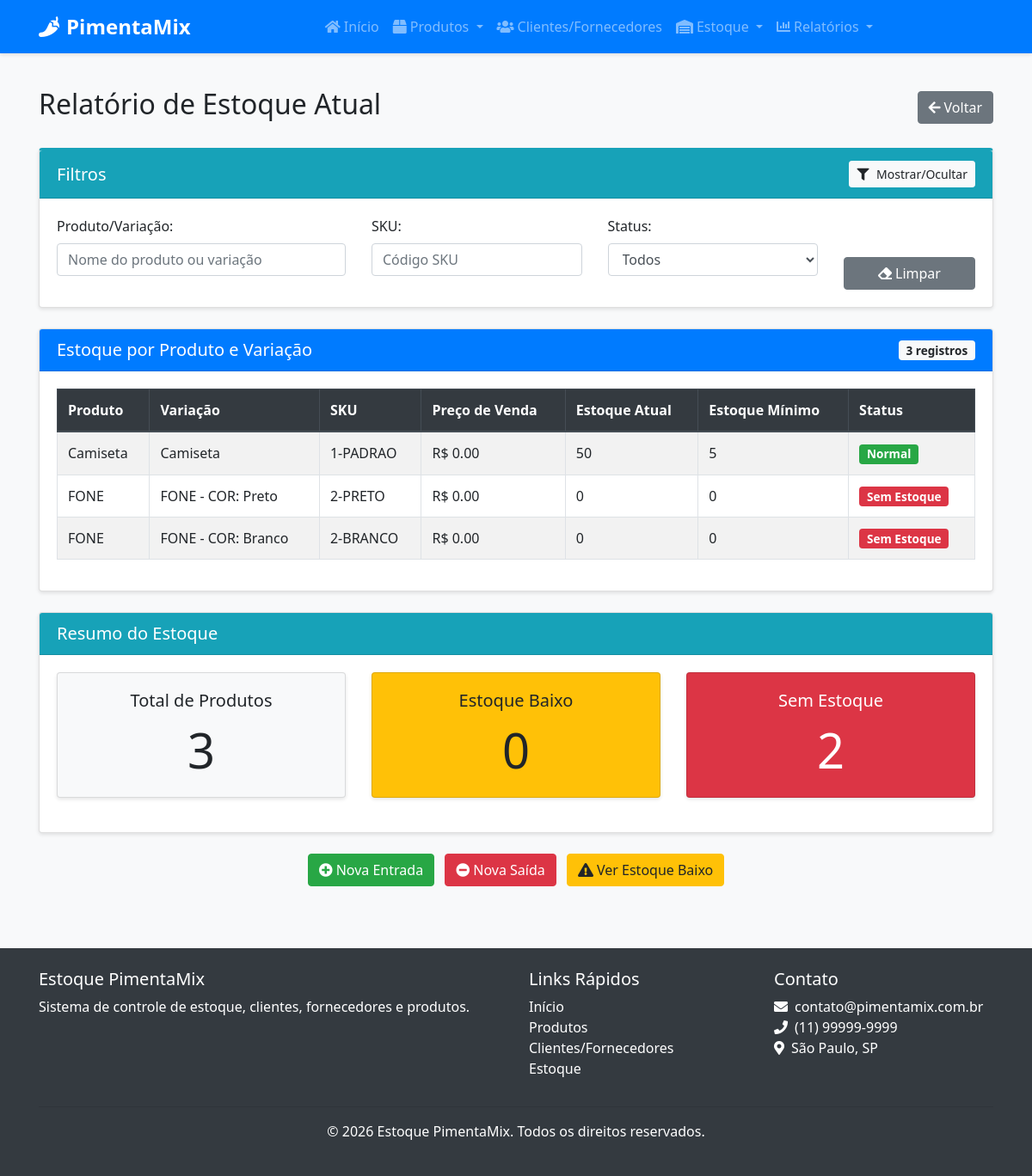
The page /relatorios/estoque-atual on the database as committed earlier.
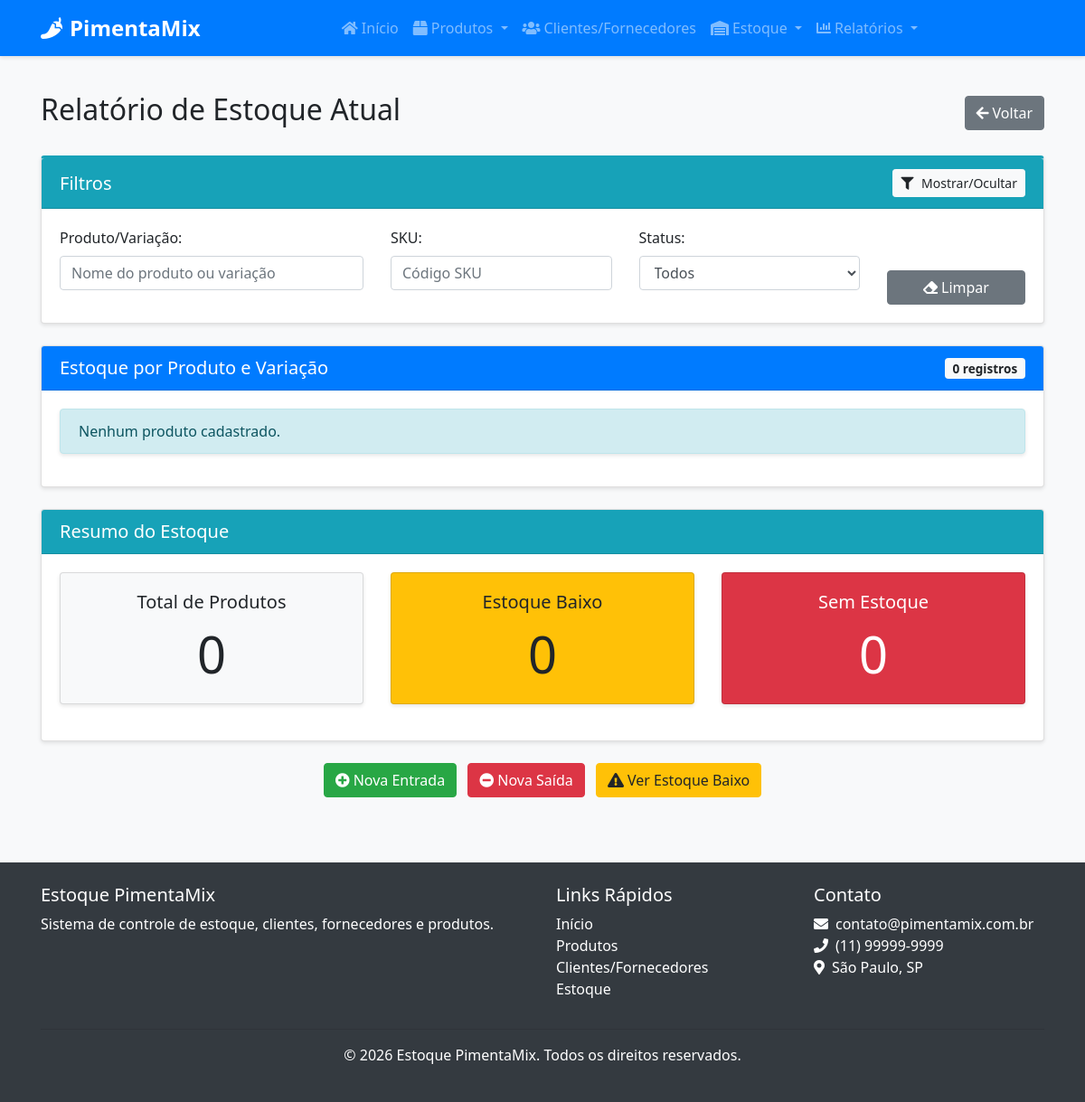
The same page on the database as committed later.
### src/models/produto.py (models this page shows, shortened)
class Produto(db.Model):
    __tablename__ = 'produto'
    id = db.Column(db.Integer, primary_key=True) # Corrigido: Indentação removida
    nome = db.Column(db.String(100), nullable=False)
    descricao = db.Column(db.Text, nullable=True)
    sku_base = db.Column(db.String(50), nullable=True, unique=True) # Adicionado SKU Base
    isbn = db.Column(db.String(20), nullable=True) # Adicionado ISBN
    categoria_id = db.Column(db.Integer, db.ForeignKey('categoria.id'), nullable=False)
    fornecedor_id = db.Column(db.Integer, db.ForeignKey('cliente_fornecedor.id'), nullable=True)
    data_cadastro = db.Column(db.DateTime, default=datetime.utcnow) # Corrigido: Removido 'mentos'
    variacoes = db.relationship('ProdutoVariacao', backref='produto', lazy=True, cascade="all, delete-orphan")

class ProdutoVariacao(db.Model):
    __tablename__ = 'produto_variacao'
    id = db.Column(db.Integer, primary_key=True)
    produto_id = db.Column(db.Integer, db.ForeignKey('produto.id'), nullable=False)
    nome = db.Column(db.String(100), nullable=False)
    sku = db.Column(db.String(50), nullable=False, unique=True)
    preco_venda = db.Column(db.Float, nullable=False)
    quantidade_atual = db.Column(db.Integer, default=0)
    estoque_minimo = db.Column(db.Integer, default=5)
    atributos_valores = db.relationship('AtributoValor', secondary=produto_variacao_atributo_valor,
                                       backref=db.backref('variacoes', lazy=True))
    entradas = db.relationship('EntradaEstoque', backref='variacao', lazy=True)
    saidas = db.relationship('SaidaEstoque', backref='variacao', lazy=True)
    def estoque_baixo(self):
        return self.quantidade_atual < self.estoque_minimo

### src/routes/relatorio.py (the view)
@relatorio_bp.route('/estoque-atual')
def estoque_atual():
    produtos = Produto.query.all()
    dados = []
    for produto in produtos:
        for variacao in produto.variacoes:
            dados.append({
                'produto': produto,
                'variacao': variacao,
                'estoque_baixo': variacao.estoque_baixo()
            })
    return render_template('relatorio/estoque_atual.html', dados=dados)

### src/templates/relatorio/estoque_atual.html (shortened to what this page needs)
{% extends "base.html" %}
{% block content %}
<div class="container">
    <div class="d-flex justify-content-between align-items-center mb-4">
        <h2>Relatório de Estoque Atual</h2>
        <a href="{{ url_for('relatorio.index') }}" class="btn btn-secondary">
            <i class="fas fa-arrow-left mr-1"></i>Voltar
        </a>
    </div>
    <div class="card filter-card mb-4">
        <div class="card-header bg-info text-white d-flex justify-content-between align-items-center">
            <h5 class="mb-0">Filtros</h5>
            <button class="btn btn-sm btn-light" type="button" data-toggle="collapse" data-target="#collapseFilters" aria-expanded="false" aria-controls="collapseFilters">
                <i class="fas fa-filter"></i> Mostrar/Ocultar
            </button>
        </div>
        <div class="collapse show" id="collapseFilters">
            <div class="card-body">
                <div class="row">
                    <div class="col-md-4">
                        <div class="form-group">
                            <label for="produto-busca">Produto/Variação:</label>
                            <input type="text" class="form-control" id="produto-busca" placeholder="Nome do produto ou variação">
                        </div>
                    </div>
                    <div class="col-md-3">
                        <div class="form-group">
                            <label for="sku-busca">SKU:</label>
                            <input type="text" class="form-control" id="sku-busca" placeholder="Código SKU">
                        </div>
                    </div>
                    <div class="col-md-3">
                        <div class="form-group">
                            <label for="status-filtro">Status:</label>
                            <select class="form-control" id="status-filtro">
                                <option value="todos">Todos</option>
                            </select>
                        </div>
                    </div>
                    <div class="col-md-2 d-flex align-items-end">
                        <button type="button" id="limpar-filtros" class="btn btn-secondary btn-block">
                            <i class="fas fa-eraser mr-1"></i>Limpar
                        </button>
                    </div>
                </div>
            </div>
        </div>
    </div>
    <div class="card">
        <div class="card-header bg-primary text-white d-flex justify-content-between align-items-center">
            <h5 class="mb-0">Estoque por Produto e Variação</h5>
            <span class="badge badge-light" id="contador-registros">{{ dados|length }} registros</span>
        </div>
        <div class="card-body">
            {% if dados %}
                <div class="table-container">
                    <table class="table table-striped table-bordered" id="tabela-estoque">
                        <thead class="thead-dark">
                            <tr>
                                <th>Produto</th>
                                <th>Variação</th>
                                <th>SKU</th>
                                <th>Preço de Venda</th>
                                <th>Estoque Atual</th>
                                <th>Estoque Mínimo</th>
                                <th>Status</th>
                            </tr>
                        </thead>
                        <tbody>
                            {% for item in dados %}
                                <tr data-produto="{{ item.produto.nome }}" data-variacao="{{ item.variacao.nome }}" data-sku="{{ item.variacao.sku }}" data-status="{% if item.estoque_baixo %}baixo{% elif item.variacao.quantidade_atual == 0 %}zero{% else %}normal{% endif %}">
                                    <td>{{ item.produto.nome }}</td>
                                    <td>{{ item.variacao.nome }}</td>
                                    <td>{{ item.variacao.sku }}</td>
                                    <td>R$ {{ "%.2f"|format(item.variacao.preco_venda) }}</td>
                                    <td>{{ item.variacao.quantidade_atual }}</td>
                                    <td>{{ item.variacao.estoque_minimo }}</td>
                                    <td>
                                        {% if item.variacao.quantidade_atual == 0 %}
                                            <span class="badge badge-danger">Sem Estoque</span>
                                        {% elif item.estoque_baixo %}
                                            <span class="badge badge-warning">Estoque Baixo</span>
                                        {% else %}
                                            <span class="badge badge-success">Normal</span>
                                        {% endif %}
                                    </td>
                                </tr>
                            {% endfor %}
                        </tbody>
                    </table>
                </div>
            {% else %}
                <div class="alert alert-info">
                    Nenhum produto cadastrado.
                </div>
            {% endif %}
        </div>
    </div>
    <div class="card mt-4">
        <div class="card-header bg-info text-white">
            <h5 class="mb-0">Resumo do Estoque</h5>
        </div>
        <div class="card-body">
            <div class="row">
                <div class="col-md-4">
                    <div class="card bg-light">
                        <div class="card-body text-center">
                            <h5 class="card-title">Total de Produtos</h5>
                            <p class="card-text display-4">{{ dados|length }}</p>
                        </div>
                    </div>
                </div>
                <div class="col-md-4">
                    <div class="card bg-warning">
                        <div class="card-body text-center">
                            <h5 class="card-title">Estoque Baixo</h5>
                            <p class="card-text display-4">{{ dados|selectattr('estoque_baixo', 'equalto', true)|list|length }}</p>
                        </div>
                    </div>
                </div>
                <div class="col-md-4">
                    <div class="card bg-danger text-white">
                        <div class="card-body text-center">
                            <h5 class="card-title">Sem Estoque</h5>
                            <p class="card-text display-4">{{ dados|selectattr('variacao.quantidade_atual', 'equalto', 0)|list|length }}</p>
                        </div>
                    </div>
                </div>
            </div>
        </div>
    </div>
    <div class="mt-4 text-center">
        <a href="{{ url_for('estoque.nova_entrada') }}" class="btn btn-success mr-2">
            <i class="fas fa-plus-circle mr-1"></i>Nova Entrada
        </a>
        <a href="{{ url_for('estoque.nova_saida') }}" class="btn btn-danger mr-2">
            <i class="fas fa-minus-circle mr-1"></i>Nova Saída
        </a>
        <a href="{{ url_for('relatorio.estoque_baixo') }}" class="btn btn-warning">
            <i class="fas fa-exclamation-triangle mr-1"></i>Ver Estoque Baixo
        </a>
    </div>
</div>
{% endblock %}

### src/templates/base.html (shortened to what this page needs)
<!DOCTYPE html>
<html lang="pt-br">
<head>
    <link rel="stylesheet" href="https://stackpath.bootstrapcdn.com/bootstrap/4.5.2/css/bootstrap.min.css">
    <link rel="stylesheet" href="https://cdnjs.cloudflare.com/ajax/libs/font-awesome/5.15.1/css/all.min.css">
    <link rel="stylesheet" href="{{ url_for('static', filename='css/style.css') }}">
</head>
<body>
    <nav class="navbar navbar-expand-lg navbar-dark bg-primary">
        <div class="container">
            <a class="navbar-brand" href="{{ url_for('home.index') }}">
                <i class="fas fa-pepper-hot mr-2"></i>PimentaMix
            </a>
            <div class="collapse navbar-collapse" id="navbarNav">
                <ul class="navbar-nav mx-auto">
                    <li class="nav-item">
                        <a class="nav-link" href="{{ url_for('home.index') }}">
                            <i class="fas fa-home mr-1"></i>Início
                        </a>
                    </li>
                    <li class="nav-item dropdown">
                        <a class="nav-link dropdown-toggle" href="#" id="produtosDropdown" role="button" data-toggle="dropdown" aria-haspopup="true" aria-expanded="false">
                            <i class="fas fa-box mr-1"></i>Produtos
                        </a>
                    </li>
                    <li class="nav-item">
                        <a class="nav-link" href="{{ url_for('cliente_fornecedor.listar') }}">
                            <i class="fas fa-users mr-1"></i>Clientes/Fornecedores
                        </a>
                    </li>
                    <li class="nav-item dropdown">
                        <a class="nav-link dropdown-toggle" href="#" id="estoqueDropdown" role="button" data-toggle="dropdown" aria-haspopup="true" aria-expanded="false">
                            <i class="fas fa-warehouse mr-1"></i>Estoque
                        </a>
                    </li>
                    <li class="nav-item dropdown">
                        <a class="nav-link dropdown-toggle" href="#" id="relatoriosDropdown" role="button" data-toggle="dropdown" aria-haspopup="true" aria-expanded="false">
                            <i class="fas fa-chart-bar mr-1"></i>Relatórios
                        </a>
                    </li>
                </ul>
            </div>
        </div>
    </nav>
    <main class="py-4">
        {% block content %}{% endblock %}
    </main>
    <footer class="bg-dark text-white py-4 mt-5">
        <div class="container">
            <div class="row">
                <div class="col-md-6">
                    <h5>Estoque PimentaMix</h5>
                    <p>Sistema de controle de estoque, clientes, fornecedores e produtos.</p>
                </div>
                <div class="col-md-3">
                    <h5>Links Rápidos</h5>
                    <ul class="list-unstyled">
                        <li><a href="{{ url_for('home.index') }}" class="text-white">Início</a></li>
                        <li><a href="{{ url_for('produto.listar') }}" class="text-white">Produtos</a></li>
                        <li><a href="{{ url_for('cliente_fornecedor.listar') }}" class="text-white">Clientes/Fornecedores</a></li>
                        <li><a href="{{ url_for('estoque.index') }}" class="text-white">Estoque</a></li>
                    </ul>
                </div>
                <div class="col-md-3">
                    <h5>Contato</h5>
                    <ul class="list-unstyled">
                        <li><i class="fas fa-envelope mr-2"></i>contato@pimentamix.com.br</li>
                        <li><i class="fas fa-phone mr-2"></i>(11) 99999-9999</li>
                        <li><i class="fas fa-map-marker-alt mr-2"></i>São Paulo, SP</li>
                    </ul>
                </div>
            </div>
            <hr>
            <div class="text-center">
                <p>&copy; {{ current_year }} Estoque PimentaMix. Todos os direitos reservados.</p>
            </div>
        </div>
    </footer>
</body>
</html>

### src/static/css/style.css (style rules this page uses)
body { font-family: 'Segoe UI', Tahoma, Geneva, Verdana, sans-serif; background-color: #f8f9fa; }
.navbar { box-shadow: 0 2px 4px rgba(0, 0, 0, 0.1); }
.navbar-brand { font-weight: bold; font-size: 1.5rem; }
.card { box-shadow: 0 2px 4px rgba(0, 0, 0, 0.1); transition: all 0.3s ease; margin-bottom: 20px; }
.card-header { font-weight: bold; }
.btn i { margin-right: 5px; }
.alert { border-radius: 0.25rem; box-shadow: 0 2px 4px rgba(0, 0, 0, 0.1); }
.badge { font-size: 85%; font-weight: 600; padding: 0.35em 0.65em; }
footer { margin-top: 50px; }

### src/templates/relatorio/estoque_atual.html (style rules this page uses)
.filter-card { border-top: 3px solid #17a2b8; }

Rows that differ between the two databases and show on the page:
removed Produto: produto.nome "Camiseta"
removed ProdutoVariacao: variacao.nome "Camiseta", variacao.sku "1-PADRAO", variacao.preco_venda "0.00", variacao.quantidade_atual "50", variacao.estoque_minimo "5"
removed Produto: produto.nome "FONE" "FONE"
removed ProdutoVariacao: variacao.nome "FONE - COR: Preto", variacao.sku "2-PRETO", variacao.preco_venda "0.00", variacao.quantidade_atual "0", variacao.estoque_minimo "0"
removed ProdutoVariacao: variacao.nome "FONE - COR: Branco", variacao.sku "2-BRANCO", variacao.preco_venda "0.00", variacao.quantidade_atual "0", variacao.estoque_minimo "0"
Other text that changed with them:
{{ dados|length }}: "3" → "0"
text no longer shown: "2 Produto Variação SKU Preço de Venda Estoque Atual Estoque Mínimo Status"
text now shown: "Nenhum produto cadastrado. 0"
list line gone: "R$ Normal"
list line gone: "R$ Sem Estoque"
